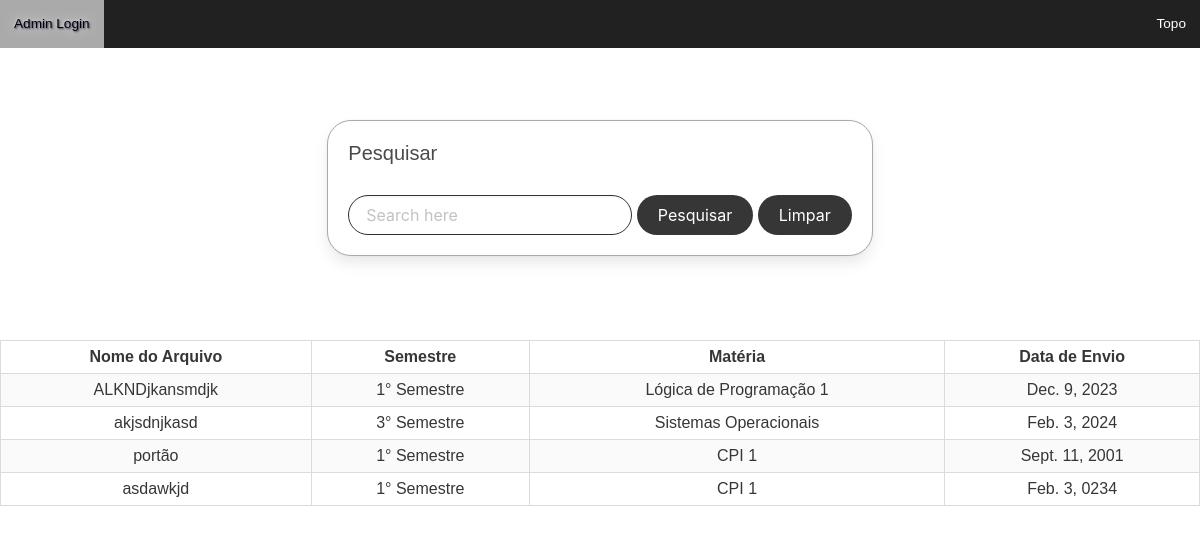
The page / on the database its author committed.
### models/models.py (models this page shows, shortened)
class File(models.Model):
    id = models.BigAutoField(primary_key=True)
    name = models.CharField(max_length=355, null=False, verbose_name="")
    sender = models.CharField(max_length=355, null=False, verbose_name="")
    curator = models.ForeignKey(Curator, verbose_name="", on_delete=models.CASCADE)
    content = models.ForeignKey(Content, verbose_name="", on_delete=models.CASCADE)
    uploadDate = models.DateField(null=False, verbose_name="")

class Content(models.Model):
    id = models.BigAutoField(primary_key=True)
    name = models.CharField(max_length=100, null=False)
    semester = models.ForeignKey(Semester, verbose_name="", on_delete=models.CASCADE)

class Semester(models.Model):
    id = models.BigAutoField(primary_key=True)
    name = models.CharField(max_length=100, null=False)
    def __str__(self):
        return f"{self.id}{self.name}"

### models/views.py (the view)
# urls.py: path('', views.main, name='main'),
def main(request):
    content = File.objects.all()
    template = 'index.html'
    context = {
        'content': content
    }
    return render(request, template, context)

### models/templates/index.html (shortened to what this page needs)
{% load static %}
{% load widget_tweaks %}
<!DOCTYPE html>
<html lang="pt-br">
    <head>
        {% include 'head_meta.html' %}
        <link rel="stylesheet" href="{% static 'page/index.css' %}" />
    </head>
    <body>
        {% include 'elements/user/nav.html' %}
        <form class="box" id="search" hx-trigger="submit" hx-get="/search/" hx-target="#table-space">
            <h2 class="subtitle">Pesquisar</h2>
            <input name="q" type="text" placeholder="Search here" class="input is-rounded" autocomplete="off" />
            <input type="submit" class="button is-dark is-rounded" autocomplete="off" value="Pesquisar" />
            <input type="reset" class="button is-dark is-rounded" autocomplete="off" value="Limpar" hx-trigger="click" hx-target="#table-space" hx-get="/search/?q= " />
        </form>
            <div class="table-container" id="table-space">
                {% include 'elements/user/table.html' %}
                <br/>
            </div>
    </body>
</html>

### models/templates/elements/user/table.html
<table class="table is-bordered is-striped is-narrow is-hoverable is-fullwidth">
    <tr>
        <th>Nome do Arquivo</th>
        <th>Semestre</th>
        <th>Matéria</th>
        <th>Data de Envio</th>
    </tr>
    {% for x in content %}
    <tr>
        <td>{{ x.name }}</td>
        <td>{{ x.content.semester }}</td>
        <td>{{ x.content.name }}</td>
        <td>{{ x.uploadDate }}</td>
    </tr>
    {% endfor %}
</table>

### models/static/style.css (style rules this page uses)
* { padding: 0; margin:0; font-family: Verdana, Geneva, Tahoma, sans-serif; }
.input { z-index: 0; width: 100%; margin-top: 1%; border-color: #323232; }
.button { margin-top: 1%; }
table { margin-top: 5%; margin-bottom: 40%; text-align: center; }
input.is-dark { width: fit-content; background-color: #212121; }
#search { border-radius: 2vw; border: solid 0.2vh #AAAAAA; }
table.table.is-narrow th { text-align: center; }

### models/static/page/index.css (style rules this page uses)
form { margin-right: auto; margin-left: auto; z-index: 0; }
.box { margin-top: 10%; }
.input, .button, .box { width: fit-content; }

### rows shown on the page
File: name "ALKNDjkansmdjk", content.semester "1° Semestre", content.name "Lógica de Programação 1", uploadDate "Dec. 9, 2023"
File: name "akjsdnjkasd", content.semester "3° Semestre", content.name "Sistemas Operacionais", uploadDate "Feb. 3, 2024"
File: name "portão", content.semester "1° Semestre", content.name "CPI 1", uploadDate "Sept. 11, 2001"
File: name "asdawkjd", content.semester "1° Semestre", content.name "CPI 1", uploadDate "Feb. 3, 0234"
